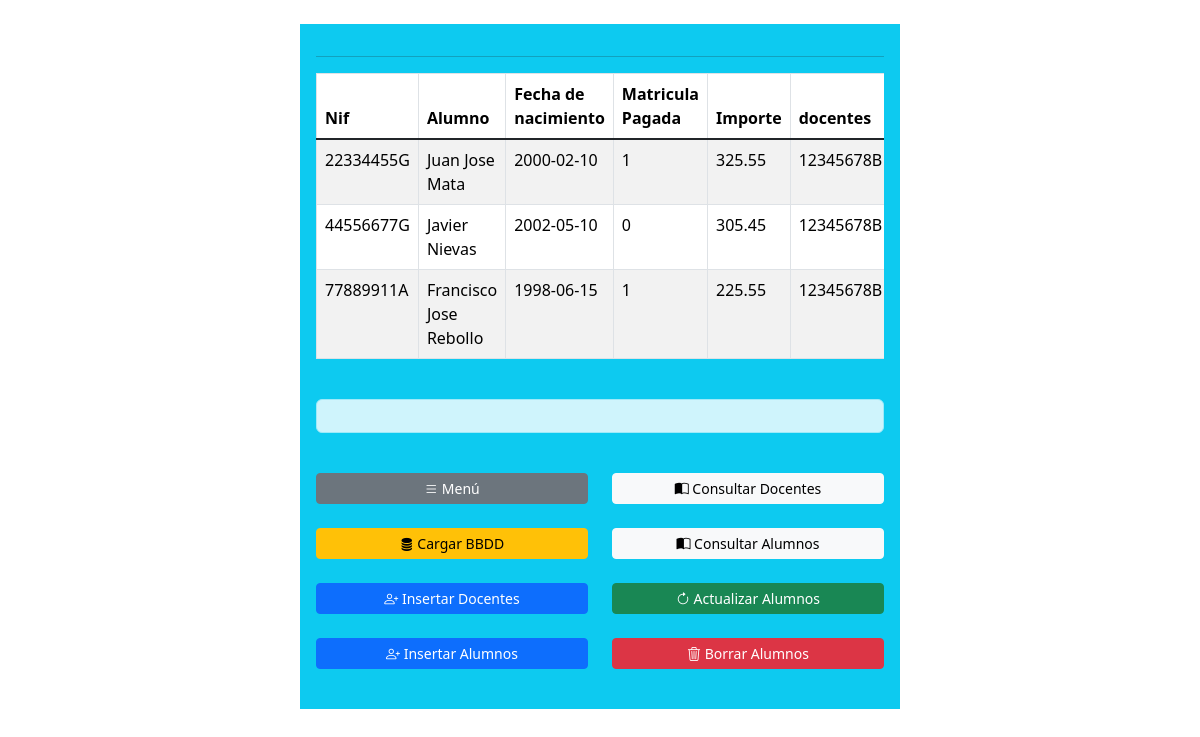
The app's page /examen-repaso/actualizar-alumnos.php with its own data.
### tables this page shows
CREATE TABLE IF NOT EXISTS alumnos
 (
 nif CHAR(9) UNIQUE NOT NULL,
 nombre VARCHAR(50) NOT NULL,
 fechanac DATE,
 pagado BOOLEAN,
 importe DECIMAL (5,2),
 docentes_nif CHAR (9) NOT NULL,
 PRIMARY KEY PK_nif_alumnos (nif),
 FOREIGN KEY FK_alumnos_docentes_nif (docentes_nif)
 REFERENCES docentes (nif)
 )ENGINE InnoDB;

### examen-repaso/actualizar-alumnos.php (the view, shortened to what this page needs)
<?php
$conexion = conectar();
?>
<?php
$sql = "SELECT * FROM alumnos";
$filas = $conexion->query($sql);
?>
<!DOCTYPE html>
<html lang="es">
<head>
    <link href="https://cdn.jsdelivr.net/npm/bootstrap@5.3.2/dist/css/bootstrap.min.css" rel="stylesheet">
    <link rel="stylesheet" href="https://cdn.jsdelivr.net/npm/bootstrap-icons@1.11.3/font/bootstrap-icons.min.css">
</head>
<body>
    <br>
    <main class="container align-center w-50 bg-info p-3">
        <hr>
        <div class="table-responsive">
            <table class="table table-striped table-bordered">
                <thead>
                    <tr>
                        <th>Nif</th>
                        <th>Alumno</th>
                        <th>Fecha de nacimiento</th>
                        <th>Matricula Pagada</th>
                        <th>Importe</th>
                        <th>docentes</th>
                    </tr>
                </thead>
                <tbody class="table-group-divider">
                    <?php
                    $alumnos = $filas->fetch_all(MYSQLI_ASSOC);
                    foreach ($alumnos as $alumno) {
                    ?>
                        <tr>
                            <td><?php echo $alumno['nif'] ?></td>
                            <td><?php echo $alumno['nombre'] ?></td>
                            <td><?php echo $alumno['fechanac'] ?></td>
                            <td><?php echo $alumno['pagado'] ?></td>
                            <td><?php echo $alumno['importe'] ?></td>
                            <td><?php echo $alumno['docentes_nif'] ?></td>
                        <?php
                    }
                        ?>
                </tbody>
            </table>
        </div><br>
        <p class="alert alert-info w-100 text-center">
        </p>
        <br>
        <section class="row">
            <nav class="col">
                <a href="index.php" class="btn btn-sm btn-secondary w-100"><i class="bi bi-list"></i>&nbsp;Menú</a><br><br>
                <a href="carga.php" class="btn btn-sm btn-warning w-100"><i class="bi bi-database-fill"></i>&nbsp;Cargar BBDD</a><br><br>
                <a href="insertar-docentes.php" class="btn btn-sm btn-primary w-100"><i class="bi bi-person-plus"></i>&nbsp;Insertar Docentes</a><br><br>
                <a href="insertar-alumnos.php" class="btn btn-sm btn-primary w-100"><i class="bi bi-person-plus"></i>&nbsp;Insertar Alumnos</a><br><br>
            </nav>
            <nav class="col">
                <a href="consulta-docentes.php" class="btn btn-sm btn-light w-100"><i class="bi bi-book-half"></i>&nbsp;Consultar Docentes</a><br><br>
                <a href="consulta-alumnos.php" class="btn btn-sm btn-light w-100"><i class="bi bi-book-half"></i>&nbsp;Consultar Alumnos</a><br><br>
                <a href="actualizar-alumnos.php" class="btn btn-sm btn-success w-100"><i class="bi bi-arrow-clockwise"></i>&nbsp;Actualizar Alumnos</a><br><br>
                <a href="borrar-alumnos.php" class="btn btn-sm btn-danger w-100"><i class="bi bi-trash3"></i>&nbsp;Borrar Alumnos</a><br><br>
            </nav>
        </section>
    </main>
</body>
</html>

### records on screen
alumnos: nif "22334455G", nombre "Juan Jose Mata", fechanac "2000-02-10", pagado "1", importe "325.55", docentes_nif "12345678B"
alumnos: nif "44556677G", nombre "Javier Nievas", fechanac "2002-05-10", pagado "0", importe "305.45", docentes_nif "12345678B"
alumnos: nif "77889911A", nombre "Francisco Jose Rebollo", fechanac "1998-06-15", pagado "1", importe "225.55", docentes_nif "12345678B"
